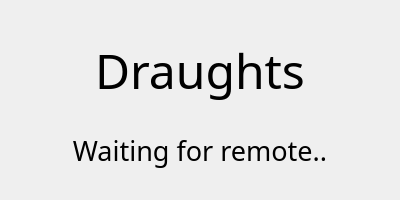
<?xml version="1.0" encoding="UTF-8"?>
<ui version="4.0">
 <class>Waiting</class>
 <widget class="QDialog" name="Waiting">
  <property name="geometry">
   <rect>
    <x>0</x>
    <y>0</y>
    <width>400</width>
    <height>200</height>
   </rect>
  </property>
  <property name="windowTitle">
   <string>Dialog</string>
  </property>
  <widget class="QLabel" name="label">
   <property name="geometry">
    <rect>
     <x>80</x>
     <y>20</y>
     <width>240</width>
     <height>100</height>
    </rect>
   </property>
   <property name="font">
    <font>
     <family>Microsoft YaHei UI Light</family>
     <pointsize>36</pointsize>
    </font>
   </property>
   <property name="text">
    <string>Draughts</string>
   </property>
   <property name="alignment">
    <set>Qt::AlignCenter</set>
   </property>
  </widget>
  <widget class="QLabel" name="label_2">
   <property name="geometry">
    <rect>
     <x>60</x>
     <y>100</y>
     <width>280</width>
     <height>100</height>
    </rect>
   </property>
   <property name="font">
    <font>
     <family>Microsoft YaHei UI Light</family>
     <pointsize>20</pointsize>
    </font>
   </property>
   <property name="text">
    <string>Waiting for remote..</string>
   </property>
   <property name="alignment">
    <set>Qt::AlignCenter</set>
   </property>
  </widget>
 </widget>
 <resources/>
 <connections/>
</ui>
